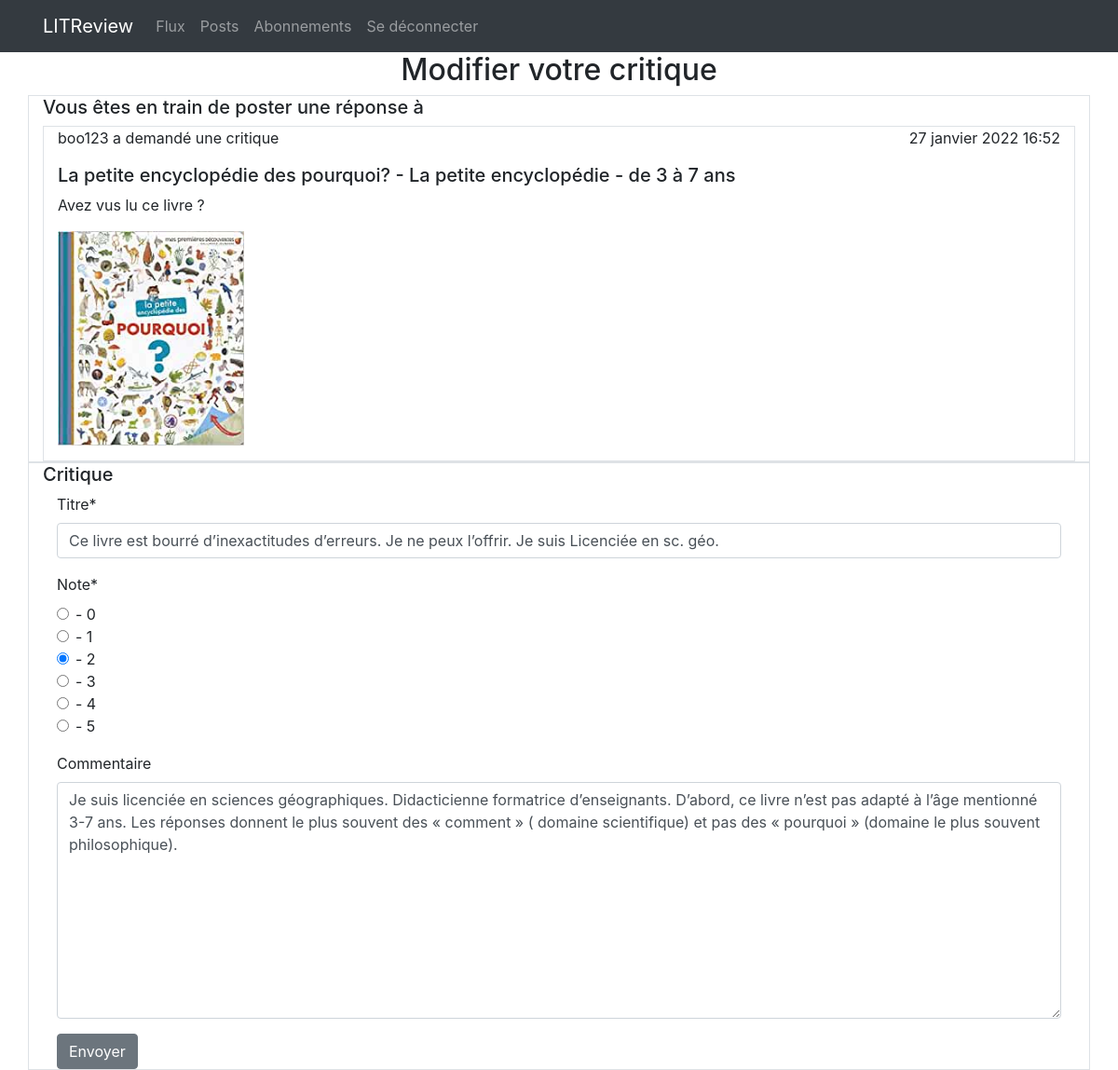
/reviews/2/update/ (signed in), run on the app's committed database.
### tickets/models.py (models this page shows)
class Ticket(models.Model):
    title = models.CharField(max_length=128, verbose_name='titre')
    description = models.TextField(
        max_length=2048, blank=True, verbose_name='description')
    user = models.ForeignKey(
        to=settings.AUTH_USER_MODEL, on_delete=models.CASCADE)
    image = models.ImageField(null=True, blank=True, verbose_name='image')
    time_created = models.DateTimeField(auto_now_add=True)

class Review(models.Model):
    ticket = models.ForeignKey(to=Ticket, on_delete=models.CASCADE)
    rating = models.PositiveSmallIntegerField(
        validators=[MinValueValidator(0), MaxValueValidator(5)], verbose_name='Note')
    headline = models.CharField(max_length=128, verbose_name='titre')
    body = models.TextField(max_length=8192, blank=True, verbose_name='Commentaire')
    user = models.ForeignKey(
        to=settings.AUTH_USER_MODEL, on_delete=models.CASCADE)
    time_created = models.DateTimeField(auto_now_add=True)

### tickets/views.py (the view, shortened to what this page needs)
@method_decorator(login_required, name='dispatch')
class ReviewUpdateView(UpdateView):
    model = Review
    template_name = "tickets/review-update.html"
    form_class = forms.ReviewForm

### tickets/forms.py
class ReviewForm(forms.ModelForm):
    class Meta:
        model = Review
        fields = ['headline', 'rating', 'body']
        CHOICES = [(i, f"- {i}") for i in range(6)]
        widgets = {
            'rating': forms.RadioSelect(choices=CHOICES)
            }

### tickets/templates/tickets/review-update.html (shortened to what this page needs)
{% extends 'base.html' %}
{% load crispy_forms_tags %}
{% block content %}
    {% include 'partials/nav_bar.html' %}
    <div class="container">
        <div class="row">
            <div class="col text-center">
                <h2>Modifier votre critique</h2>
            </div>
        </div>
        <div class="row border">
            <div class="col">
                <h5>Vous êtes en train de poster une réponse à </h5>
                <div class="container">
                    <div class="row border">
                        <div class="col">
                            {% include 'tickets/partials/ticket_snippet.html' with ticket=form.instance.ticket %}
                        </div>
                    </div>
                </div>
            </div>
        </div>
        <div class="row border">
            <div class="col-12">
                <h5>Critique</h5>
            <div class="col">
                <form method="post" enctype="multipart/form-data">
                    {{ form|crispy }}
                    <input type="submit" class="btn btn-secondary" value="Envoyer">
                </form>
            </div>
        </div>
    </div>
{% endblock content %}

### tickets/templates/tickets/partials/ticket_snippet.html
<div class="d-flex justify-content-between">
    {% if request.user == ticket.user %}
        <p>Vous avez publié un ticket</p>
    {% else %}
        <p>{{ticket.user.username }} a demandé une critique</p>
    {% endif %}
    <p>{{ ticket.time_created }}</p>
</div>
<h5>{{ ticket.title }}</h5>
<p>{{ ticket.description }}</p>
<p><img src="{{ ticket.image.url }}" alt="{{ ticket.title }}" style="max-width: 200px;"></p>

### data on the page
Ticket: user.username "boo123", time_created "27 janvier 2022 16:52", title "La petite encyclopédie des pourquoi? - La petite encyclopédie - de 3 à 7 ans", description "Avez vus lu ce livre ?", image (picture)
Review: headline "Ce livre est bourré d’inexactitudes d’erreurs. Je ne peux l’offrir. Je suis Licenciée en sc. géo.", rating "☐ - 0 ☐ - 1 ☑ - 2 ☐ - 3 ☐ - 4 ☐ - 5", body "Je suis licenciée en sciences géographiques. Didacticienne formatrice d’enseignants. D’abord, ce livre n’est pas adapté à l’âge mentionné 3-7 ans. Les réponses donnent le plus souvent des « comment » ( domaine scientifique) et pas des « pourquoi » (domaine le plus souvent philosophique)."
